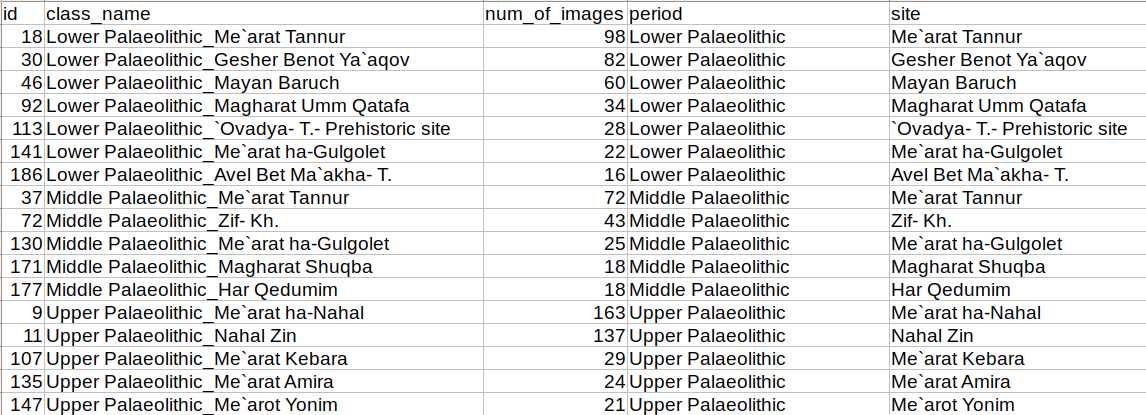
#> input picture misc/data_info.png, 1146 x 415 px; its folder holds only this picture in this run
$ python -i remove_background.py   (imports and definitions only)
#> lines starting #> are read from the running program, lines starting #| are printed output that depends on the picture; after the words box and inside, x2 and y2 are one past the last pixel; in counts of white or black regions, pixels touching at a corner belong together
import cv2
import numpy as np
import os
import matplotlib.pyplot as plt
import matplotlib.image as mpimg


def remove_background( img):
    #== Parameters =======================================================================
    BLUR = 5
    CANNY_THRESH_1 =  10
    CANNY_THRESH_2 = 200
    MASK_DILATE_ITER = 10
    MASK_ERODE_ITER = 10
    MASK_COLOR = (0.0,0.0,1.0) # In BGR format


    #== Processing =======================================================================

    #-- Read image -----------------------------------------------------------------------
    #img = cv2.cvtColor(img, cv2.COLOR_)
    gray = cv2.cvtColor(img,cv2.COLOR_RGB2GRAY)


    #-- Edge detection -------------------------------------------------------------------
    #blur = cv2.blur(gray,(BLUR,BLUR))
    edges = cv2.Canny(gray, CANNY_THRESH_1, CANNY_THRESH_2)
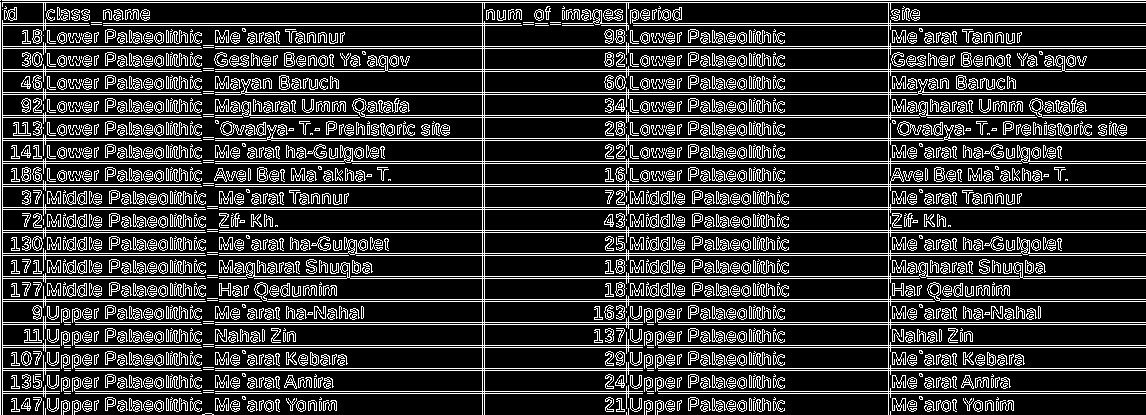
#> edges: shape (415, 1146); 20.5% white in thin lines or dots
    #cv2.imshow('frame', edges)
    #cv2.waitKey(0)
    edges = cv2.dilate(edges, None)
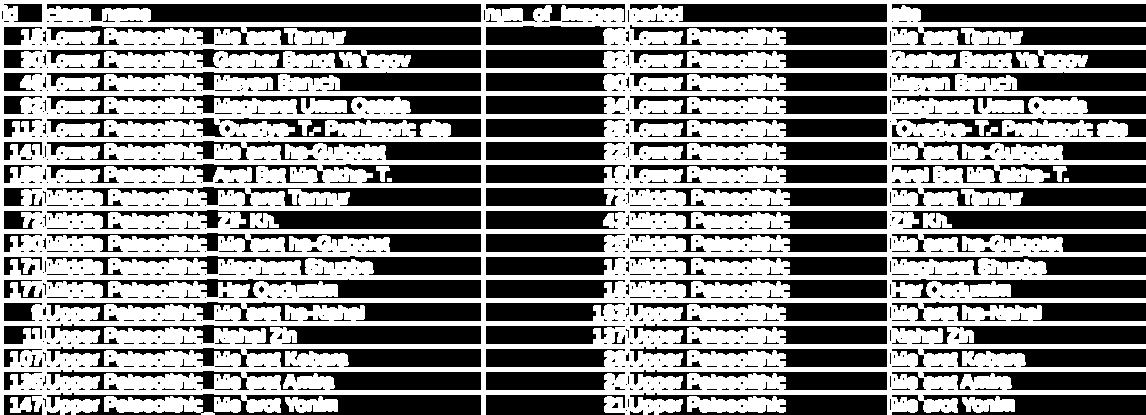
#> edges: shape (415, 1146); 52.9% white; 1022 black regions (786 under 20 px), largest, box (x1, y1, x2, y2) and area: (47, 4, 481, 22) 6537, (47, 393, 481, 415) 5128, (47, 210, 481, 229) 4899
    #cv2.imshow('frame', edges)
    #cv2.waitKey(0)
    edges = cv2.erode(edges, None)
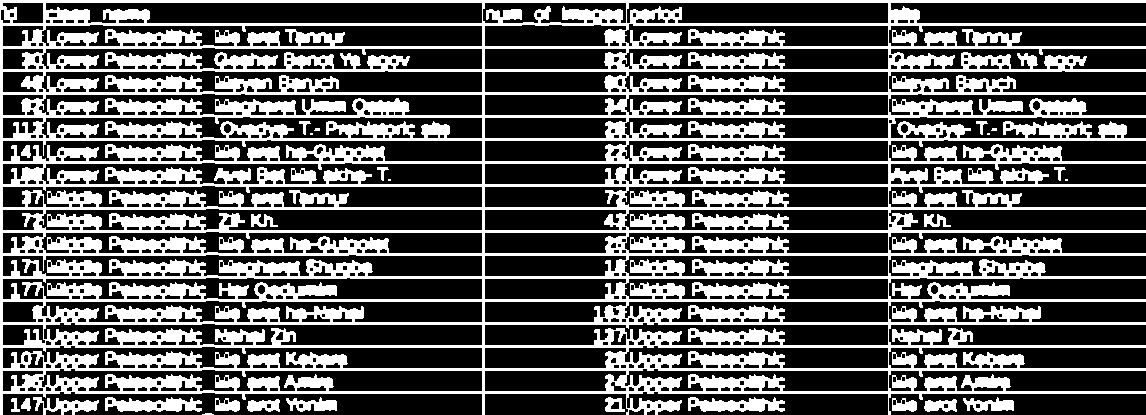
#> edges: shape (415, 1146); 36.1% white; 27 white regions (7 under 20 px)
    #cv2.imshow('frame', edges)
    #cv2.waitKey(0)


    #-- Find contours in edges, sort by area ---------------------------------------------
    contour_info = []
    contours, _ = cv2.findContours(edges, cv2.RETR_LIST, cv2.CHAIN_APPROX_NONE)
#> contours = 851 contours, 119 with area under 20; largest, box (x1, y1, x2, y2) and area: (0, 0, 1146, 415) 383208, (45, 2, 483, 24) 8063, (38, 208, 483, 231) 7110, (2, 277, 483, 300) 6906, (2, 185, 483, 208) 6644
    #contours, _ = cv2.findContours(edges, cv2.RETR_EXTERNAL, cv2.CHAIN_APPROX_NONE)
    # Previously, for a previous version of cv2, this line was:
    #  contours, _ = cv2.findContours(edges, cv2.RETR_LIST, cv2.CHAIN_APPROX_NONE)
    # Thanks to notes from commenters, I've updated the code but left this note
    for c in contours:
        #print(c.shape)
        contour_info.append((
            c,
            cv2.isContourConvex(c),
            cv2.contourArea(c),
        ))
#> after the loop, contour_info = 851 items
    contour_info = sorted(contour_info, key=lambda c: c[2], reverse=True)
    max_contour = contour_info[0]
#> max_contour = 3 items, first 3: contour of 15087 points, box (x1, y1, x2, y2) (0, 0, 1146, 415), area 383208, False, 383207.5

    #-- Create empty mask, draw filled polygon on it corresponding to largest contour ----
    # Mask is black, polygon is white
    mask = np.zeros(edges.shape,dtype=np.uint8)
    #cv2.fillConvexPoly(mask, max_contour[0], (255))
    #cv2.convexHull(max_contour[0], max_contour[0]);
    cv2.fillPoly(mask, [max_contour[0]], (255))
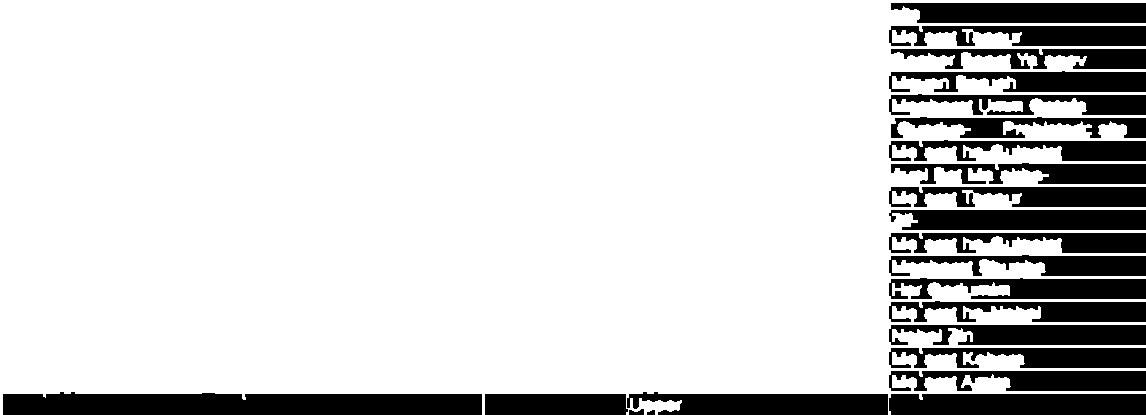
#> mask: shape (415, 1146); 82.2% white; 23 black regions, largest, box (x1, y1, x2, y2) and area: (3, 392, 482, 415) 10058, (889, 394, 1146, 415) 5361, (627, 392, 888, 415) 4878
    #res = cv2.bitwise_and(img, img, mask=mask)
    #cv2.imshow('frame', mask)
    #cv2.waitKey(0)


    aa = np.where(mask[..., None] == 255, img, [255, 255, 255])
    aa = aa.astype(np.uint8)

    cv2.drawContours(img, contour_info[0], 0, (0, 255, 0), 3)
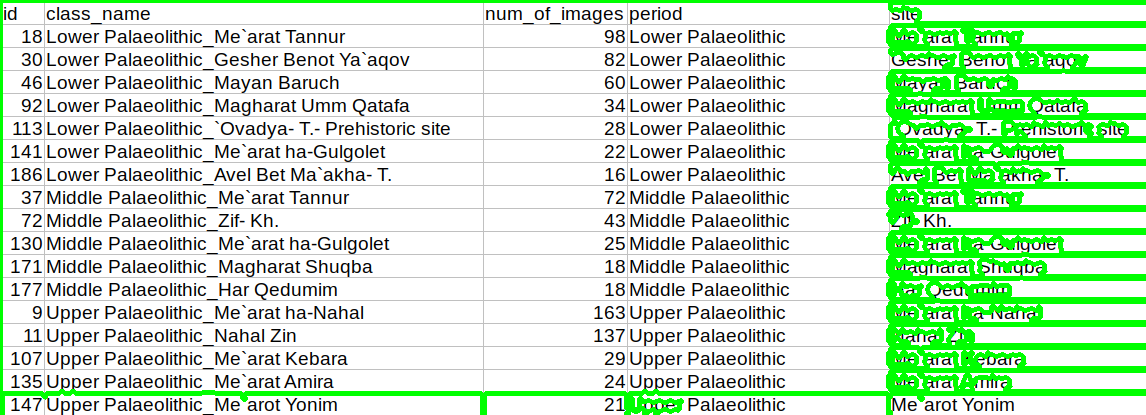
#> img: shape (415, 1146, 3); mean R, G, B 200.5, 232.2, 200.5
    #cv2.imshow('frame', img)
    #cv2.waitKey(0)
    return aa

num_of_classes = 356
offset = 200
train_valid_dirs = ['']
output_folder = 'background_removed_auto'
input_data_main_dir = '../../data_loader/data/site_period_all'

# [26 lines not run here, left out]
                # [23 lines of commented-out code are left out]

>>> import cv2
>>> picture = cv2.cvtColor(cv2.imread('../../misc/data_info.png'), cv2.COLOR_BGR2RGB)
>>> result = remove_background(picture)

$ run again, on misc/community_detectction.png
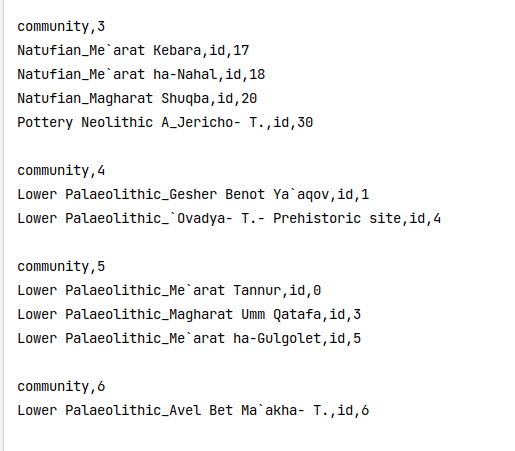
#> input picture misc/community_detectction.png, 515 x 451 px
#> in remove_background, `edges = cv2.erode(edges, None)`:
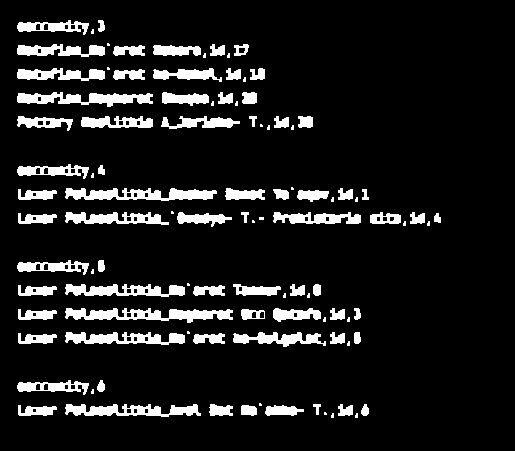
#> edges: shape (451, 515); 10.6% white; 102 white regions (33 under 20 px)
#> contours = 160 contours, 65 with area under 20; largest, box (x1, y1, x2, y2) and area: (65, 308, 233, 323) 1222, (65, 188, 217, 201) 1106, (17, 92, 153, 107) 976, (65, 404, 201, 417) 946, (65, 332, 185, 345) 864
#> after the loop in remove_background, `for c in contours:`: contour_info = 160 items
#> max_contour = 3 items, first 3: contour of 423 points, box (x1, y1, x2, y2) (65, 308, 233, 323), area 1222, False, 1221.5
#> mask: shape (451, 515); 0.62% white; 1 white region, box (x1, y1, x2, y2) and area: (65, 308, 233, 323) 1434
#> in remove_background, `cv2.drawContours(img, contour_info[0], 0, (0, 255, 0), 3)`:
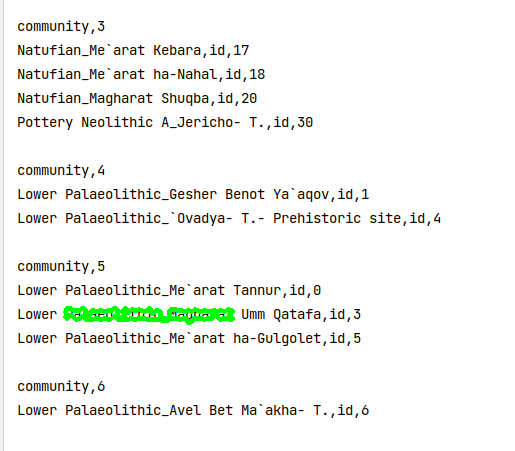
#> img: shape (451, 515, 3); mean R, G, B 243.3, 245.5, 243.3
